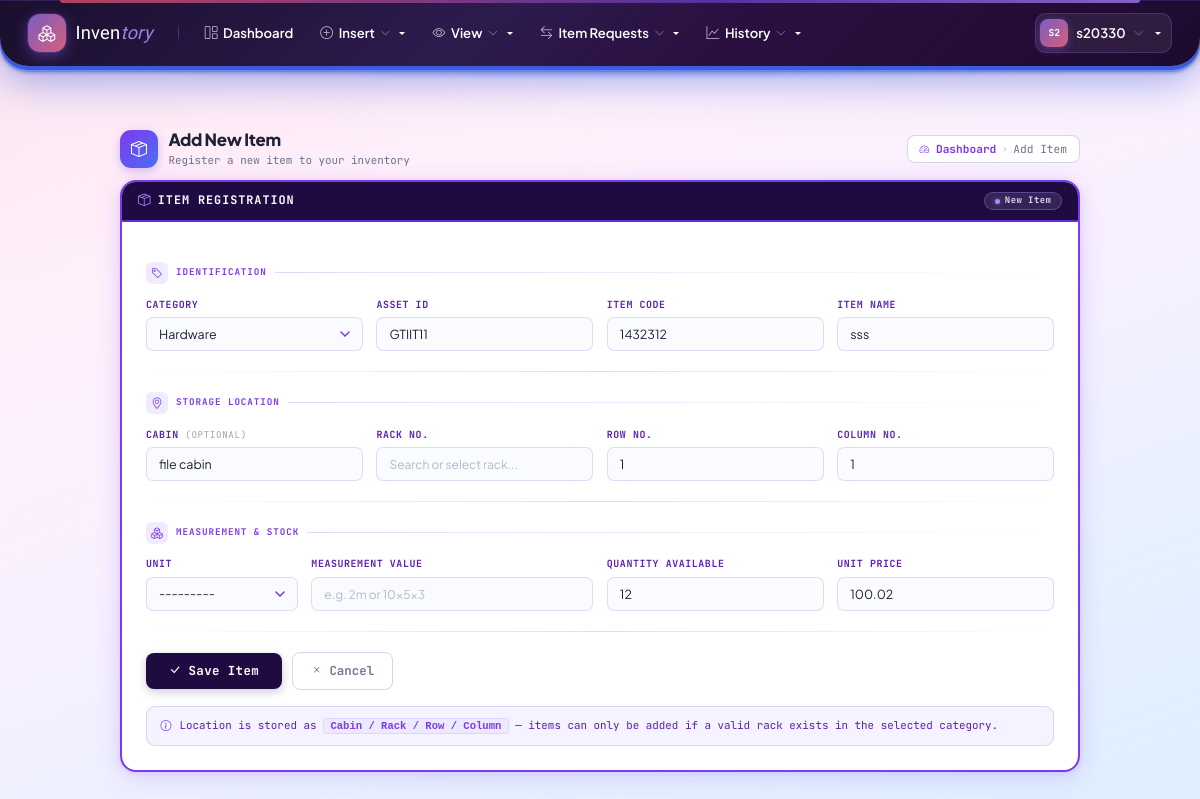
Page /items/edit/15/ (signed in) on the earlier database version.
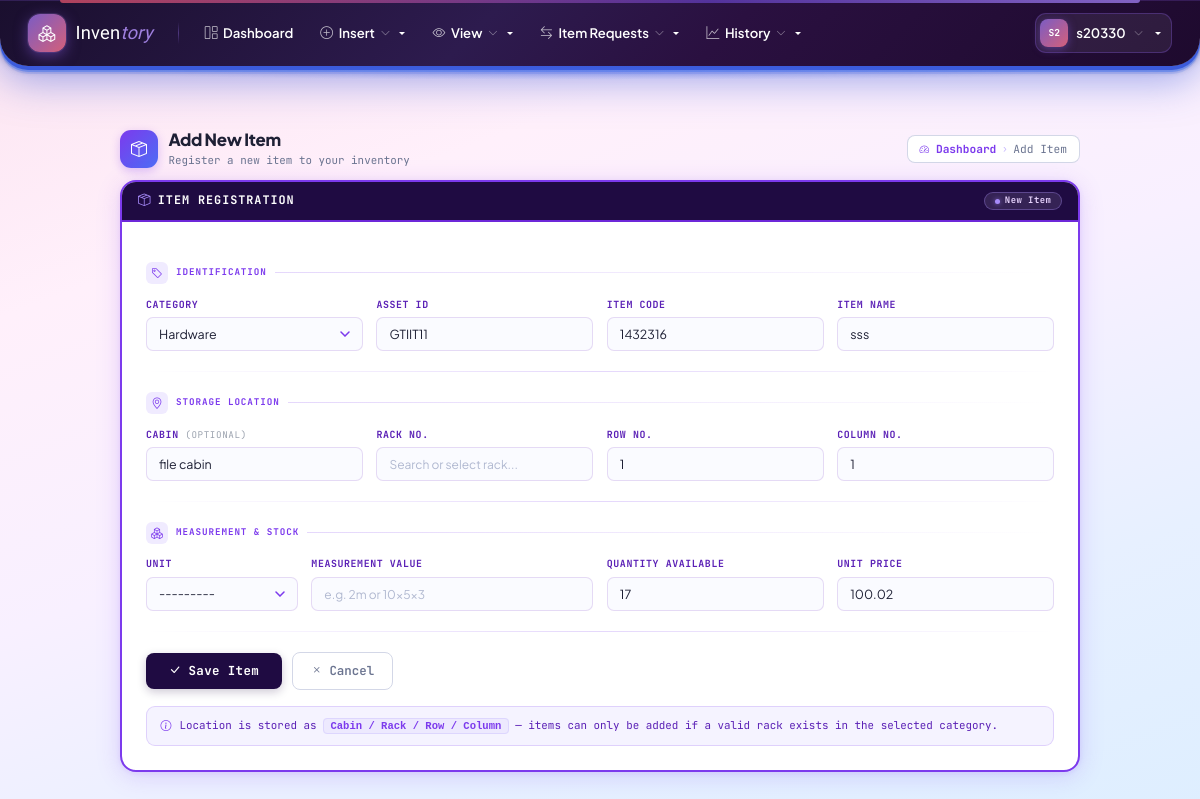
Same page on the later database version.
### inventory/models.py (models this page shows, shortened)
class Product(models.Model):
    category = models.CharField(max_length=20, choices=CATEGORY_CHOICES, db_index=True)
    asset_id = models.CharField(max_length=100, blank=True)
    item_code = models.CharField(max_length=100, blank=True, default='')
    item_name = models.CharField(max_length=200)
    cabin_name = models.CharField(max_length=100, blank=True, default='')
    row_number = models.PositiveIntegerField(null=True, blank=True)
    column_number = models.PositiveIntegerField(null=True, blank=True)
    measurement_unit = models.CharField(max_length=20, choices=MEASUREMENT_UNIT_CHOICES, blank=True, default='')
    measurement_value = models.CharField(max_length=200, blank=True, default='')
    location = models.CharField(max_length=200, blank=True, default='')
    quantity_available = models.PositiveIntegerField(default=0)
    requested_count = models.PositiveIntegerField(default=0)
    price = models.DecimalField(max_digits=12, decimal_places=2, null=True, blank=True)
    rack = models.ForeignKey(Rack, on_delete=models.SET_NULL, null=True, blank=True, related_name='products')
    created_at = models.DateTimeField(auto_now_add=True)
    updated_at = models.DateTimeField(auto_now=True)
    class Meta:
        unique_together = [('category', 'asset_id')]
        ordering = ['category', 'asset_id']

### inventory/views.py (the view)
# urls.py: path('items/edit/<int:pk>/', views.edit_product, name='edit_product'),
@login_required
def edit_product(request, pk):
    product = get_object_or_404(Product, pk=pk)
    if not request.user.can_edit() or product.category not in request.user.allowed_categories():
        messages.error(request, 'Permission denied.')
        return redirect('inventory:view_items')
    if request.method == 'POST':
        form = AddProductForm(request.POST, instance=product)
        if form.is_valid():
            form.save()
            messages.success(request, 'Item updated successfully.')
            return redirect('inventory:view_items')
    else:
        form = AddProductForm(instance=product)
        form.fields['quantity_available'].widget.attrs['readonly'] = True
    return render(request, 'inventory/add_product_global.html', {'form': form})

### inventory/context_processors.py (called while the page is built, shortened)
def stage_permissions(request):
    if request.user.is_authenticated:
        choices = dict(CATEGORY_CHOICES)
        allowed = request.user.allowed_categories()
        return {
            'user_can_edit': request.user.can_edit(),
            'user_can_request_issue': request.user.can_request_issue(),
            'user_can_approve_issue_requests': request.user.can_approve_issue_requests(),
            'user_can_issue_items': request.user.can_issue_items(),
            'user_can_manage_users': request.user.can_manage_users(),
            'user_is_stage1': request.user.is_stage1(),
            'user_allowed_categories': allowed,
            'category_display': choices,
            'navbar_categories': [{'slug': c, 'name': choices.get(c, c)} for c in allowed],
        }

### inventory/models.py (called while the page is built)
    def is_stage1(self):
        return self.is_superuser or self.stage == 1

    def can_edit(self):
        return self.is_stage1() or self.is_stage2()

    def can_approve_issue_requests(self):
        return self.is_stage1() or self.is_stage2()

    def can_request_issue(self):
        return True  # all stages allowed

    def can_issue_items(self):
        return self.is_stage1() or self.is_stage2()

### inventory/templates/inventory/add_product_global.html (shortened to what the changed rows need)
{% extends 'inventory/base.html' %}
{% block content %}
<div class="au-wrap">
<div class="au-inner">
    <div class="au-card">
        <div class="au-card-body">
            <form method="post">
                <div class="au-row-4">
                    <div class="au-field">
                        <label class="au-label">Category</label>
                        {{ form.category }}
                    </div>
                    <div class="au-field">
                        <label class="au-label">Asset ID</label>
                        {{ form.asset_id }}
                    </div>
                    <div class="au-field">
                        <label class="au-label">Item Code</label>
                        {{ form.item_code }}
                    </div>
                    <div class="au-field">
                        <label class="au-label">Item Name</label>
                        {{ form.item_name }}
                    </div>
                </div>
                <div class="au-row-4">
                    <div class="au-field">
                        <label class="au-label">Cabin <span class="opt">(optional)</span></label>
                        {{ form.cabin_name }}
                    </div>
                    <div class="au-field">
                        <label class="au-label">Row No.</label>
                        {{ form.row_number }}
                    </div>
                    <div class="au-field">
                        <label class="au-label">Column No.</label>
                        {{ form.column_number }}
                    </div>
                </div>
                <div class="au-row-4-meas">
                    <div class="au-field">
                        <label class="au-label">Unit</label>
                        {{ form.measurement_unit }}
                    </div>
                    <div class="au-field">
                        <label class="au-label">Measurement Value</label>
                        {{ form.measurement_value }}
                    </div>
                    <div class="au-field">
                        <label class="au-label">Quantity Available</label>
                        {{ form.quantity_available }}
                    </div>
                    <div class="au-field">
                        <label class="au-label">Unit Price</label>
                        {{ form.price }}
                    </div>
                </div>
            </form>
        </div>
    </div>
</div>
</div>
{% endblock %}

Differences in the rows shown:
changed Product "Hardware": item_code "1432312" → "1432316"; quantity_available "12" → "17"
